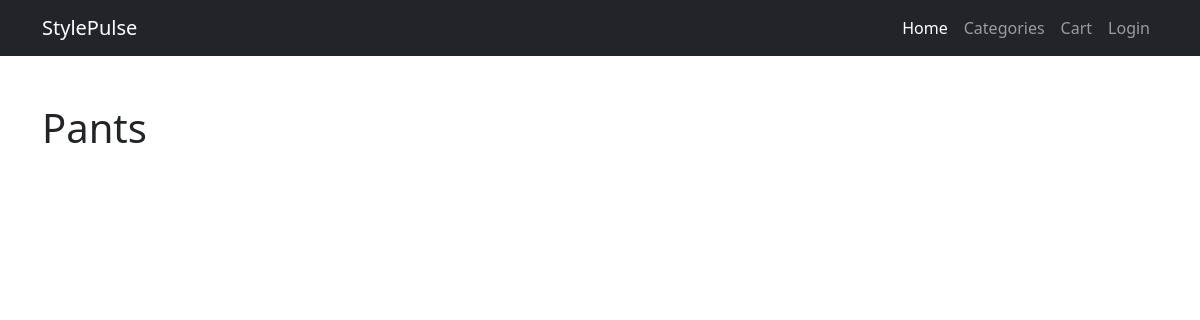
/category/pants/, run on an earlier commit of the app's database.
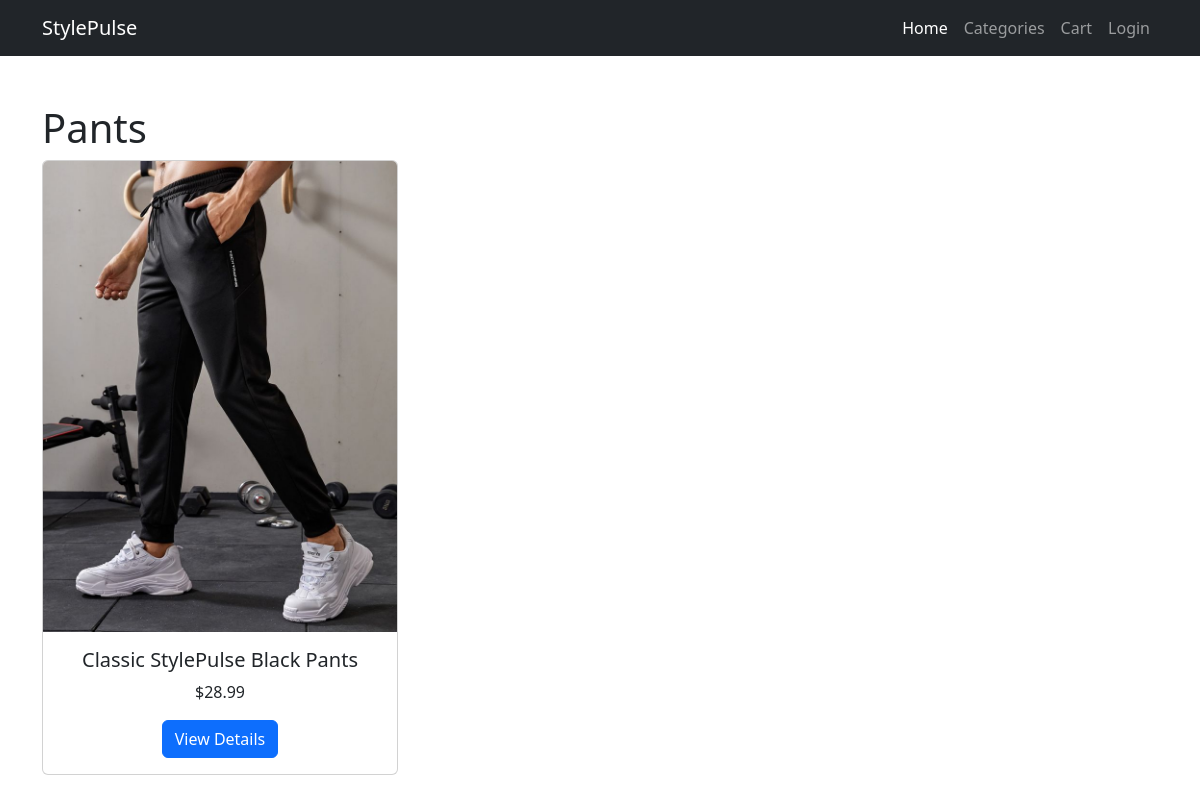
And on a later commit of the database.
### store/models.py (models this page shows, shortened)
class Item(models.Model):
    name = models.CharField(max_length=100)
    description = models.TextField()
    price = models.DecimalField(max_digits=10, decimal_places=2)
    stock = models.PositiveIntegerField()
    image = models.ImageField(upload_to='items/',blank=True, null=True)
    category = models.ForeignKey(Category, on_delete=models.CASCADE, related_name='items')
    slug = models.SlugField(unique=True)

### store/views.py (the view)
# urls.py: path('category/<slug:slug>/', views.category_items, name='category_items'),
def category_items(request, slug):
    category = get_object_or_404(Category, slug=slug)
    items = Item.objects.filter(category=category)
    return render(request, 'store/category_items.html', {'category': category, 'items': items})

### store/templates/store/category_items.html (shortened to what this page needs)
<!DOCTYPE html>
<html lang="en">
<head>
    <link href="https://cdn.jsdelivr.net/npm/bootstrap@5.3.0/dist/css/bootstrap.min.css" rel="stylesheet">
</head>
<body>
    {% include 'store/navbar.html' %}
    <div class="container mt-5">
        <h1>{{ category.name }}</h1>
        <div class="row">
            {% for item in items %}
            <div class="col-md-4">
                <div class="card">
                    <img src="{{ item.image.url }}" class="card-img-top" alt="{{ item.name }}">
                    <div class="card-body text-center">
                        <h5 class="card-title">{{ item.name }}</h5>
                        <p class="card-text">${{ item.price }}</p>
                        <a href="{% url 'item_detail' item.slug %}" class="btn btn-primary">View Details</a>
                    </div>
                </div>
            </div>
            {% endfor %}
        </div>
    </div>
</body>
</html>

What changed in the data, as far as the page shows it:
added Item: image (picture), name "Classic StylePulse Black Pants", price "28.99"
